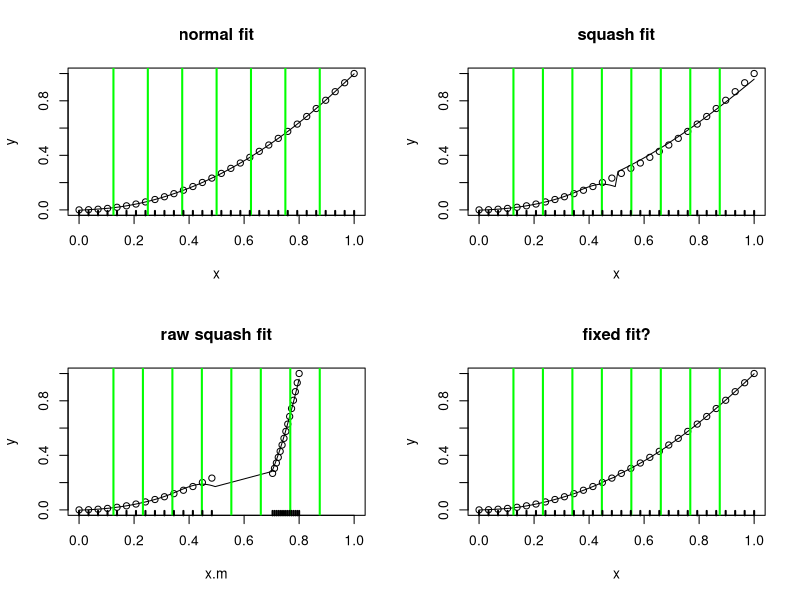

The R source for this figure:
# integration experiment.

# uses the functions from section 3.2.1 of the Red Book
# data
#size<-c(1.42,1.58,1.78,1.99,1.99,1.99,2.13,2.13,2.13, 
#2.32,2.32,2.32,2.32,2.32,2.43,2.43,2.78,2.98,2.98) 
#y<-c(4.0,4.2,2.5,2.6,2.8,2.4,3.2,2.4,2.6,4.8,2.9, 
#3.8,3.0,2.7,3.1,3.3,3.0,2.8,1.7) 
#x<-size-min(size);x<-x/max(x) 


# different data
x<-seq(0,1,len=30)
y<-x^2



#R(x,z)forcubicsplineon[0,1]
rk<-function(x,z){
   ((z-0.5)^2-1/12)*((x-0.5)^2-1/12)/4- 
      ((abs(x-z)-0.5)^4-(abs(x-z)-0.5)^2/2+7/240)/24 
} 

spl.X<-function(x,xk){
   #set up model matrix for cubic penalized regression spline
   q<-length(xk)+2 #numberofparameters 
   n<-length(x) #numberofdata 
   X<-matrix(1,n,q)#initializedmodelmatrix 
   X[,2]<-x #setsecondcolumntox 
   X[,3:q]<-outer(x,xk,FUN=rk)#andremainingtoR(x,xk) 
   X 
} 

spl.S<-function(xk){ 
   # set up the penalized regression spline penalty matrix, 
   # given knot sequence xk 
   q<-length(xk)+2;S<-matrix(0,q,q) # initialize matrix to 0 
   S[3:q,3:q]<-outer(xk,xk,FUN=rk) # fill in non-zero part 
   S 
} 

# A simple matrix square root 
mat.sqrt<-function(S){
   d<-eigen(S,symmetric=TRUE) 
   rS<-d$vectors%*%diag(d$values^0.5)%*%t(d$vectors) 
} 

# functiont of it penalized regression spline to x,y data, 
# with knots xk,given smoothing parameter, lambda. 
prs.fit<-function(y,x,xk,lambda) {
   q<-length(xk)+2 #dimension of basis 
   n<-length(x) #number of data 
   # create augmented model matrix.... 
   Xa<-rbind(spl.X(x,xk),mat.sqrt(spl.S(xk))*sqrt(lambda)) 
   y[(n+1):(n+q)]<-0 #augment the data vector 
   lm(y~Xa-1)#fit and return penalized regression spline 
} 

xp<-seq(0,1,len=120) # xvaluesforprediction 
xk<-1:7/8 #choosesomeknots 
#xk<-c(unique(x),1.3)
mod.2<-prs.fit(y,x,xk,0.0001)# fitpen.reg.spline 
Xp<-spl.X(xp,xk)#matrixtomapparamstofittedvaluesatxp 

par(mfrow=c(2,2))
#plot data & spl.fit 
plot(x,y, main="normal fit")
lines(xp,Xp%*%coef(mod.2))
abline(v=xk,col="green",lwd=2)
rug(x,lwd=2)

#########################################################################

# now crazy things happen
# move around the values of x and xk
xk<-seq(1/8,7/8,len=8) #choose some knots 
xp<-seq(0,1,len=100) # xvaluesforprediction 

# expansion/conraction factor
expf<-0.2

# simpler
x.tmp<-x
xp.tmp<-xp
xk.tmp<-xk

x.m<-c()
xp.m<-c()
xk.m<-c()
xk.m<-xk.tmp

x.m<-x.tmp[x.tmp<=0.5]
xp.m<-xp.tmp[xp.tmp<=0.5]


x.tmp<-x.tmp[x.tmp>0.5]
x.tmp<-x.tmp-0.75
x.tmp<-x.tmp*expf
x.tmp<-x.tmp+0.75



xp.tmp<-xp.tmp[xp.tmp>0.5]
xp.tmp<-xp.tmp-0.75
xp.tmp<-xp.tmp*expf
xp.tmp<-xp.tmp+0.75

x.m<-c(x.m,x.tmp)
xp.m<-c(xp.m,xp.tmp)


# bottom squash toward middle
#x.m<-c(x.m,x.tmp[x.tmp>0.5 & x.tmp<=0.75]*-expf)
#xp.m<-c(xp.m,xp.tmp[xp.tmp>0.5 & xp.tmp<=0.75]*-expf)
#
## top toward middle
#x.m<-c(x.m,x.tmp[x.tmp>0.75 & x.tmp<=1]*expf)
#xp.m<-c(xp.m,xp.tmp[xp.tmp>0.75 & xp.tmp<=1]*expf)



#xp.m<-sort(xp.m)

#xk.m[xk.m>0.5]<-xk.m[xk.m>0.5]*expf


mod.2<-prs.fit(y,x.m,xk.m,0.0001)# fitpen.reg.spline 
Xp.move<-spl.X(xp.m,xk.m)#matrix to map params to fitted values at xp 

#plot data & spl.fit 
plot(x,y, main="squash fit",xlim=c(0,1))
lines(xp,Xp.move%*%coef(mod.2))
abline(v=xk.m,col="green",lwd=2)
rug(x,lwd=2)

#S<-spl.S(xk.m)

# plot the raw fit without transform back
plot(x.m,y, main="raw squash fit",xlim=c(0,1))
lines(xp.m,Xp.move%*%coef(mod.2))
abline(v=xk.m,col="green",lwd=2)
rug(x.m,lwd=2)

#### fixing...

# 2nd differential of R
Rd<-function(x,z){1/12*(6*(z^2-z-abs(z-x)+(z-x)^2)+2)}
# product
RdRd<-function(x,xk1,xk2){Rd(x,xk1)*Rd(x,xk2)}
#integrate(Rdd,lower=0,upper=1,xk1=xk[1],xk2=xk[2])
#rk(xk[1],xk[2])

# function to integrate d^2/dx^2 R(x*_i,x*_j)
intR<-function(xk1,xk2,xk,xk.m,max.x){

   #intrange<-c(0,xk.m,max.x)

   #intrange1<-c(0,0.3,0.7,max.x)
   #intrange2<-c(0,0.3*expf,0.7-0.24,1)

   # find the weights
   #w<-abs(diff(intrange)/diff(c(0,1:7/8,1)))^4
   #w<-rep(1,length(intrange1))

   #w<-abs(diff(intrange1)/diff(intrange2))^4

   # bespoke
   intrange2<-c(0,0.5,1*expf)
   #w<-c(1,expf,0.14)
   w<-c(1,expf)

   #cat("w=",w,"\n")

   # return vector
   ret<-rep(0,length(intrange2))

   for(i in 1:(length(intrange2)-1)){
      ret[i]<-integrate(RdRd,lower=intrange2[i],upper=intrange2[i+1],
                        xk1=xk1,xk2=xk2)$value
      ret[i]<-ret[i]*w[i]^-3
   }
   sum(ret)
}


spl.S<-function(xk,xk.m,max.x){ 
   # set up the penalized regression spline penalty matrix, 
   # given knot sequence xk 
   q<-length(xk)+2
   S<-matrix(0,q,q) # initialize matrix to 0 

   T<-matrix(0,q-2,q-2)

   for(i in 1:(q-2)){
      for(j in 1:(q-2)){
         # compute integral of d^2/dx^2 R(x*_i,x*_j)
         T[i,j]<-intR(xk.m[i],xk.m[j],xk,xk.m,max.x)
      }
   }
  
   # by symmetry 
   #T<-T+t(T)-diag(T)

   S[3:q,3:q]<-T # fill in non-zero part 
   S
} 


prs.fit<-function(y,x,xk,xk.m,lambda) {
   q<-length(xk.m)+2 #dimension of basis 
   n<-length(x) #number of data 
   # create augmented model matrix.... 
   Xa<-rbind(spl.X(x,xk.m),mat.sqrt(spl.S(xk,xk.m,max(x)))*sqrt(lambda)) 
   y[(n+1):(n+q)]<-0 #augment the data vector 
   lm(y~Xa-1)#fit and return penalized regression spline 
} 

mod.2<-prs.fit(y,x.m,xk,xk.m,0.0001)# fitpen.reg.spline 
Xp.move<-spl.X(xp.m,xk.m)#matrix to map params to fitted values at xp 

#modS<-spl.S(xk.m,xk,max(x.m))

#plot data & spl.fit 
plot(x,y, main="fixed fit?")
lines(xp,Xp.move%*%coef(mod.2))
abline(v=xk.m,col="green",lwd=2)
rug(x,lwd=2)




## code to test the S calculation
#mod.2<-prs.fit(y,x,xk,xk,0.0001)# fitpen.reg.spline 
#Xp.move<-spl.X(xp,xk)#matrix to map params to fittedv alues at xp 
#
##plot data & spl.fit 
#plot(x,y, main="old fit, new S estimation")
#lines(xp,Xp.move%*%coef(mod.2))
#abline(v=xk,col="green",lwd=2)
#rug(x,lwd=2)






### dia
#plot(x,y)
#abline(v=0.3,col="green",lwd=3)
#abline(v=0.7,col="green",lwd=3)
#points(x[x>0.3 & x<0.7]*0.8,y=y[x>0.3 & x<0.7],pch=19,col="red")
#abline(v=0.3*0.8,col="red",lwd=3)
#abline(v=0.7*.8,col="red",lwd=3)
#points(x[x>0.7]-.24,y=y[x>0.7],pch=19,col="red")
